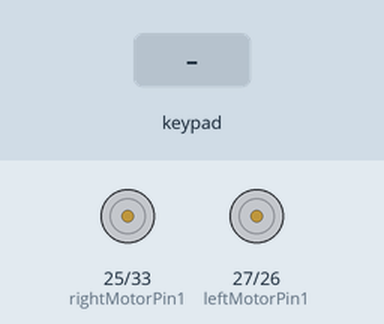
Recording of a sketch running on a simulated ESP32. Parts: motor-driver pin pairs drawn as motors (green arrow = first pin HIGH = forward, orange = second pin HIGH = backward, longer = more drive, scaled by the enable pin). Inputs (shaded band) come from the test bench. What the sketch prints to the serial monitor is not drawn.

Above: at 1.2 s.
1.3 s: key 'U' pressed
At 1.67 s:
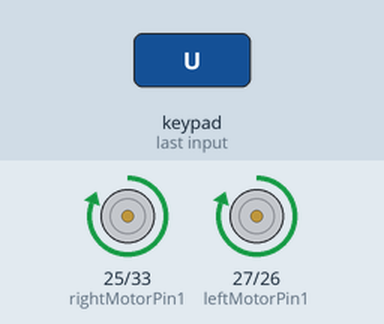
3.4 s: key 'D' pressed
5.5 s: key 'L' pressed
At 5.87 s:
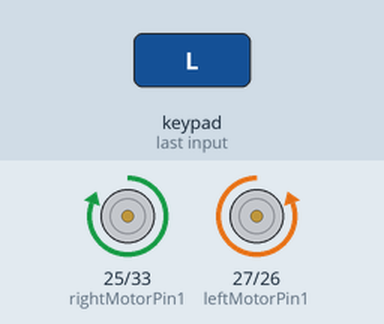
7.6 s: key 'R' pressed
At 7.97 s:
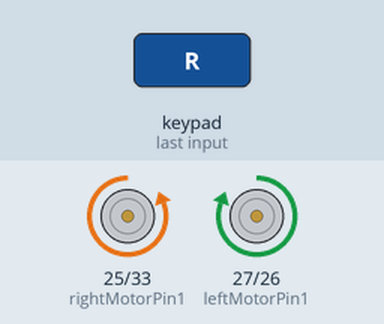
Timing chart, 0 to 10.6 s (numbered marks = the images above; inputs shaded):
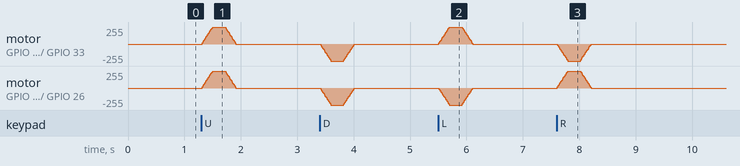

Measured:
- after the input at 1.3 s, motor on GPIO 25 (rightMotorPin1) / GPIO 33 (rightMotorPin2), motor on GPIO 27 (leftMotorPin1) / GPIO 26 (leftMotorPin2): rises from stopped to forward 255/255 in 0.18 s, then falls to stopped in 0.42 s
- after the input at 5.5 s, motor on GPIO 25 (rightMotorPin1) / GPIO 33 (rightMotorPin2): rises from stopped to forward 255/255 in 0.18 s, then falls to stopped in 0.42 s
- after the input at 7.6 s, motor on GPIO 27 (leftMotorPin1) / GPIO 26 (leftMotorPin2): rises from stopped to forward 255/255 in 0.18 s, then falls to stopped in 0.42 s

The sketch:

ESP32_RC_Car_Dabble_v2.ino
```cpp
/*
  ESP32 RC Car - Dabble app control with adjustable speed
  ----------------------------------------------------------
  Wiring (same pins as your existing build):
    IN1 -> GPIO 27   (left motor direction)
    IN2 -> GPIO 26
    IN3 -> GPIO 25   (right motor direction)
    IN4 -> GPIO 33
    ENA -> GPIO 14   (left motor speed / PWM) - remove the jumper cap, wire this pin
    ENB -> GPIO 32   (right motor speed / PWM) - remove the jumper cap, wire this pin
    ESP32 GND -> L298N GND -> battery negative (common ground)

  Uses the ESP32 core 3.x PWM API (ledcAttach/ledcWrite work directly on
  the pin number - no separate channel number needed, unlike older cores).
*/

#define CUSTOM_SETTINGS
#define INCLUDE_GAMEPAD_MODULE
#include <DabbleESP32.h>

// Left motor
int enableLeftMotor = 14;   // ENA
int leftMotorPin1   = 27;   // IN1
int leftMotorPin2   = 26;   // IN2

// Right motor
int enableRightMotor = 32;  // ENB
int rightMotorPin1   = 25;  // IN3
int rightMotorPin2   = 33;  // IN4

#define MAX_MOTOR_SPEED 255   // 0-255. If disconnects persist, try lowering this
                              // (e.g. 180) to reduce the motor's startup current spike.

const int PWMFreq = 1000;     // 1 kHz
const int PWMResolution = 8;  // 8-bit -> speed range 0-255

void rotateMotor(int rightMotorSpeed, int leftMotorSpeed)
{
  // Right motor direction
  if (rightMotorSpeed < 0) {
    digitalWrite(rightMotorPin1, LOW);
    digitalWrite(rightMotorPin2, HIGH);
  } else if (rightMotorSpeed > 0) {
    digitalWrite(rightMotorPin1, HIGH);
    digitalWrite(rightMotorPin2, LOW);
  } else {
    digitalWrite(rightMotorPin1, LOW);
    digitalWrite(rightMotorPin2, LOW);
  }

  // Left motor direction
  if (leftMotorSpeed < 0) {
    digitalWrite(leftMotorPin1, LOW);
    digitalWrite(leftMotorPin2, HIGH);
  } else if (leftMotorSpeed > 0) {
    digitalWrite(leftMotorPin1, HIGH);
    digitalWrite(leftMotorPin2, LOW);
  } else {
    digitalWrite(leftMotorPin1, LOW);
    digitalWrite(leftMotorPin2, LOW);
  }

  ledcWrite(enableRightMotor, abs(rightMotorSpeed));
  ledcWrite(enableLeftMotor, abs(leftMotorSpeed));
}

void setUpPinModes()
{
  pinMode(enableRightMotor, OUTPUT);
  pinMode(rightMotorPin1, OUTPUT);
  pinMode(rightMotorPin2, OUTPUT);

  pinMode(enableLeftMotor, OUTPUT);
  pinMode(leftMotorPin1, OUTPUT);
  pinMode(leftMotorPin2, OUTPUT);

  // Set up PWM for speed - new core 3.x API, attaches straight to the pin
  ledcAttach(enableRightMotor, PWMFreq, PWMResolution);
  ledcAttach(enableLeftMotor, PWMFreq, PWMResolution);

  rotateMotor(0, 0);
}

void setup()
{
  Serial.begin(115200);
  setUpPinModes();
  Dabble.begin("MyBluetoothCar");
  Serial.println("Waiting for Dabble app to connect...");
}

// Current speed each motor is actually running at right now (ramps toward target)
int currentRightSpeed = 0;
int currentLeftSpeed  = 0;

const int RAMP_STEP  = 20;  // how much speed can change per loop pass - lower = gentler start
const int LOOP_DELAY = 15;  // ms between loop passes - controls how fast the ramp moves

// Moves 'current' one step closer to 'target', without overshooting it
int rampTowards(int current, int target, int step)
{
  if (current < target) {
    current += step;
    if (current > target) current = target;
  } else if (current > target) {
    current -= step;
    if (current < target) current = target;
  }
  return current;
}

void loop()
{
  int targetRightSpeed = 0;
  int targetLeftSpeed  = 0;

  Dabble.processInput();

  if (GamePad.isUpPressed()) {
    targetRightSpeed = MAX_MOTOR_SPEED;
    targetLeftSpeed  = MAX_MOTOR_SPEED;
  }

  if (GamePad.isDownPressed()) {
    targetRightSpeed = -MAX_MOTOR_SPEED;
    targetLeftSpeed  = -MAX_MOTOR_SPEED;
  }

  if (GamePad.isLeftPressed()) {
    targetRightSpeed = MAX_MOTOR_SPEED;
    targetLeftSpeed  = -MAX_MOTOR_SPEED;   // pivot turn: right wheel forward, left wheel back
  }

  if (GamePad.isRightPressed()) {
    targetRightSpeed = -MAX_MOTOR_SPEED;
    targetLeftSpeed  = MAX_MOTOR_SPEED;
  }

  // Move gradually toward the target instead of jumping straight to it -
  // this softens the current spike that happens when a motor starts from a dead stop
  currentRightSpeed = rampTowards(currentRightSpeed, targetRightSpeed, RAMP_STEP);
  currentLeftSpeed  = rampTowards(currentLeftSpeed, targetLeftSpeed, RAMP_STEP);

  rotateMotor(currentRightSpeed, currentLeftSpeed);

  delay(LOOP_DELAY);
}
```
